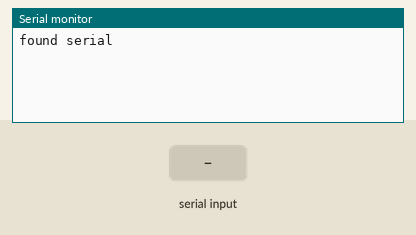
The sketch below on a simulated Arduino Uno, built with avr-gcc and run on an emulated ATmega328P. Parts: the last lines printed to the serial monitor. The test bench sets the inputs (shaded band).

Above: at 1.2 s.
1.3 s: "A" received over Serial
At 2.4 s:
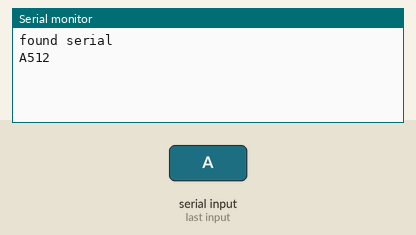
2.8 s: "B" received over Serial
At 3.6 s:
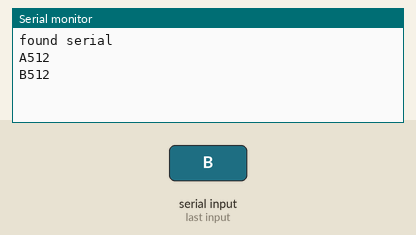
4.3 s: "C" received over Serial
At 4.7 s:
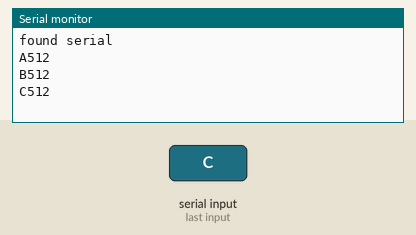
5.8 s: "H" received over Serial
At 7.1 s:
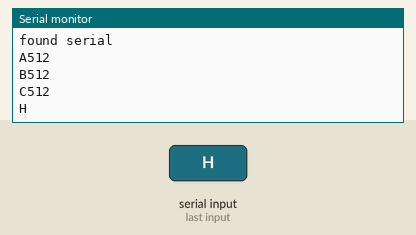

Measured:
- after the input at 1.3 s, the serial monitor: prints a new line at once (image 1)
- after the input at 2.8 s, the serial monitor: prints a new line at once (image 2)
- after the input at 4.3 s, the serial monitor: prints a new line at once (image 3)
- after the input at 5.8 s, the serial monitor: prints a new line at once (image 4)

The sketch:

ConnectToUnity.ino
```cpp
//pins
int analogPin0 = 0;
int analogPin1 = 1;
int analogPin2 = 2;

//vars
int val = 0;           // variable to store the value read
byte incomingByte;
String str;

void setup() {
  Serial.begin(57600);

  while (!Serial);
  Serial.println("found serial");
}

void loop() {
  if (Serial.available() > 0){
    incomingByte = Serial.read();

    if(incomingByte == 65){//A
      val = analogRead(analogPin0);
      Serial.println(String("A") + val);
      Serial.flush();
      }
    else if (incomingByte == 66){//B
      val = analogRead(analogPin1);
      Serial.println(String("B") + val);
      Serial.flush();
    }
    else if (incomingByte == 67){//C
      val = analogRead(analogPin2);
      Serial.println(String("C") + val);
      Serial.flush();
    }
    else if (incomingByte == 72){//H -> handshake
      Serial.println(String("H"));
      Serial.flush();
    }
  }
}
```
